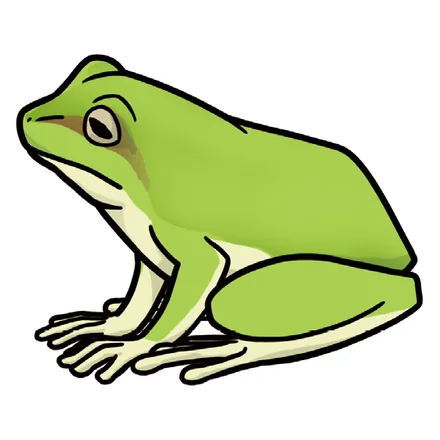
#> input picture media/words/animals-frog.webp, 440 x 440 px, found by its file name
$ python -i build_words.py   (imports and definitions only)
#> lines starting #> are read from the running program, lines starting #| are printed output that depends on the picture
"""Build data/words.json and media/words/ for the vocabulary games.

Pictures: Mark's picture dictionary (cards are cropped above the ruled lines, so the word
isn't printed on the picture; the games draw the word themselves). Audio: the word sounds
from the original site, downloaded once into media/words/audio/. Pictures in tools/words/extra/
fill gaps in the dictionary and are used as they are.
Run:  python3 tools/words/build_words.py <picture-dictionary-folder>
"""
import json, os, re, sys, urllib.request
from PIL import Image, ImageOps
sys.path.insert(0, os.path.dirname(__file__))
from sets import SETS, UNITS, ALIASES, PREFER, GA, FLAGS

ROOT = os.path.abspath(os.path.join(os.path.dirname(__file__), "..", ".."))
PD = sys.argv[1]
# [1 line not run here, left out]
OUT_IMG = os.path.join(ROOT, "media", "words")
# [1 line not run here, left out]
norm = lambda s: re.sub(r"[^a-z0-9]", "", s.lower())
slug = lambda s: re.sub(r"[^a-z0-9]+", "-", s.lower()).strip("-")

files = []
# [3 lines not run here, left out]
EXTRA = os.path.join(os.path.dirname(os.path.abspath(__file__)), "extra")   # extra pictures, already cut (no ruled lines)
# [2 lines not run here, left out]
by = {}
# [1 line not run here, left out]
NUM = "one two three four five six seven eight nine ten eleven twelve thirteen fourteen fifteen sixteen seventeen eighteen nineteen twenty".split()

# [9 lines left out: function find, not called in this run]

done = {}
def picture(rel):
    """Crop the card above its ruled lines, trim, centre on a square, save as WebP."""
#> called with rel = '../../media/words/animals-frog.webp'
    if rel in done: return done[rel]
    name = slug(os.path.splitext(rel)[0].replace("/", "-")) + ".webp"
    dst = os.path.join(OUT_IMG, name)
    if not os.path.exists(dst):
        extra = rel.startswith("Extra/")
        im = Image.open(os.path.join(EXTRA, rel[6:]) if extra else os.path.join(PD, rel)).convert("RGB")
#> im is the input picture: PIL image 440x440 RGB; mean R, G, B 206.4, 215.9, 179.2
        w, h = im.size
#> w = 440; h = 440
        art = im if extra else im.crop((0, 0, w, int(h * 0.79)))   # ruled lines start at 0.8 of the card
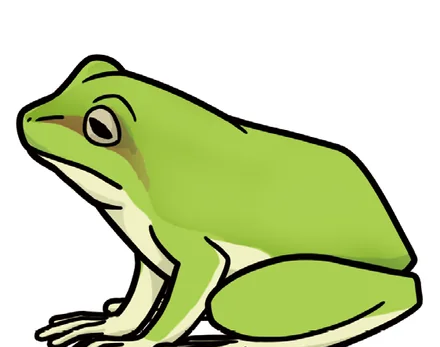
#> art: PIL image 440x347 RGB; mean R, G, B 199.4, 211.4, 165.8
        bbox = ImageOps.invert(art.convert("L")).point(lambda v: 255 if v > 18 else 0).getbbox() or (0, 0, *art.size)
#> bbox = (16, 54, 423, 347)
        art = art.crop(bbox)
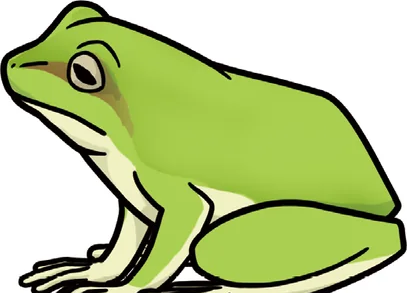
#> art: PIL image 407x293 RGB; mean R, G, B 183.8, 199.2, 140.8
        side = int(max(art.size) * 1.08)
#> side = 439
        sq = Image.new("RGB", (side, side), (255, 255, 255))
#> sq: PIL image 439x439 RGB; every value is 255
        sq.paste(art, ((side - art.size[0]) // 2, (side - art.size[1]) // 2))
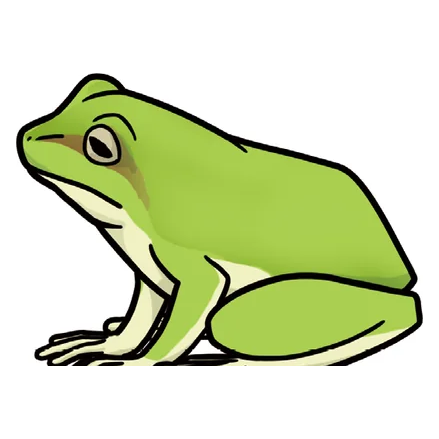
#> sq: PIL image 439x439 RGB; mean R, G, B 210.9, 220.4, 184.3
        sq.thumbnail((440, 440), Image.LANCZOS)
        sq.save(dst, "WEBP", quality=84, method=6)
    done[rel] = f"media/words/{name}"
    return done[rel]

# [13 lines left out: function audio, not called in this run]

SHAPE_SVG = {
    "circle": '<circle cx="50" cy="50" r="40"/>',
    "square": '<rect x="13" y="13" width="74" height="74" rx="4"/>',
    "rectangle": '<rect x="6" y="25" width="88" height="50" rx="4"/>',
    "triangle": '<path d="M50 9 93 86H7Z" stroke-linejoin="round"/>',
    "diamond": '<path d="M50 5 88 50 50 95 12 50Z"/>',
    "heart": '<path d="M50 88C20 66 6 50 6 32 6 18 17 8 30 8c9 0 16 5 20 12 4-7 11-12 20-12 13 0 24 10 24 24 0 18-14 34-44 56Z"/>',
    "star": '<path d="M50 6l12.6 27.4 29.9 3.3-22.3 20.2 6.2 29.4L50 71.4 23.6 86.3l6.2-29.4L7.5 36.7l29.9-3.3Z"/>',
    "cross": '<path d="M37 8h26v29h29v26H63v29H37V63H8V37h29Z"/>',
}
COLORS = {"red": "#e53935", "blue": "#1e88e5", "yellow": "#fdd835", "green": "#43a047", "pink": "#f06292", "purple": "#8e24aa",
          "orange": "#fb8c00", "black": "#212121", "white": "#ffffff", "brown": "#6d4c41", "light blue": "#4fc3f7"}
# [20 lines left out: functions drawn_shape, flag, not called in this run]

out = {"sets": {}, "units": UNITS, "places": {}}
missing = {}
# [20 lines not run here, left out]

# Getting Around places, with audio from the original's school / buildings lists where the word matches
snd = {}
# [15 lines not run here, left out]

>>> result = picture('../../media/words/animals-frog.webp')

$ run again, on media/words/dessert-puddin.webp
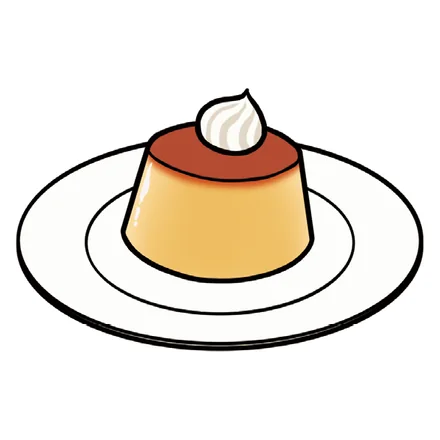
#> input picture media/words/dessert-puddin.webp, 440 x 440 px, found by its file name
#> in picture, im is the input picture: PIL image 440x440 RGB; mean R, G, B 237, 230.5, 222.4
#> in picture, `art = im if extra else im.crop((0, 0, w, int(h * 0.79)))`:
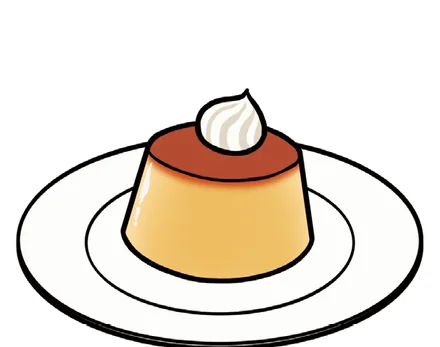
#> art: PIL image 440x347 RGB; mean R, G, B 232.7, 224.4, 214.1
#> bbox = (16, 88, 424, 347)
#> in picture, `sq.paste(art, ((side - art.size[0]) // 2, (side - art.size[1]) // 2))`:
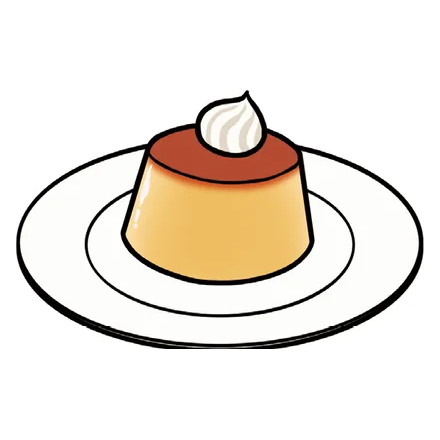
#> sq: PIL image 440x440 RGB; mean R, G, B 237.4, 230.9, 222.8

$ run again, on media/words/extra-shorts.webp
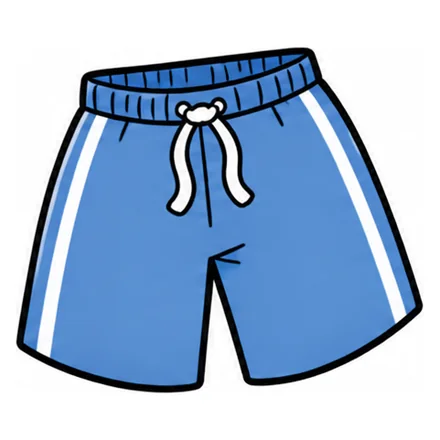
#> input picture media/words/extra-shorts.webp, 440 x 440 px, found by its file name
#> in picture, im is the input picture: PIL image 440x440 RGB; mean R, G, B 163.2, 186.1, 214
#> in picture, `art = im if extra else im.crop((0, 0, w, int(h * 0.79)))`:
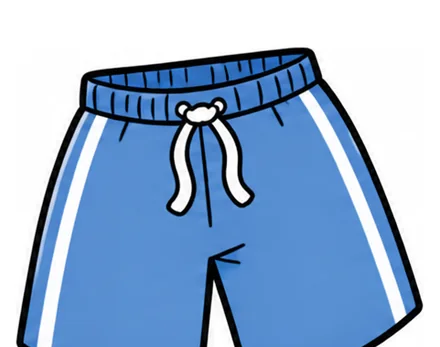
#> art: PIL image 440x347 RGB; mean R, G, B 151.1, 177.7, 209.9
#> bbox = (16, 47, 424, 347)
#> in picture, `sq.paste(art, ((side - art.size[0]) // 2, (side - art.size[1]) // 2))`:
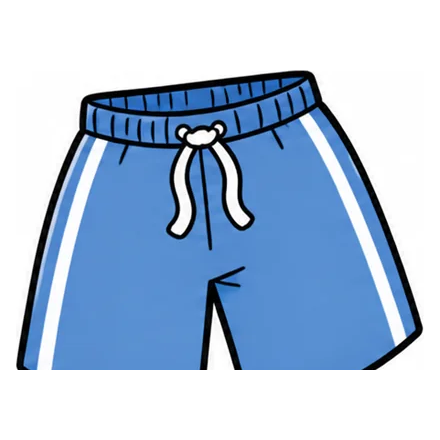
#> sq: PIL image 440x440 RGB; mean R, G, B 173.1, 194, 219.4

$ run again, on media/words/food-food-jam.webp
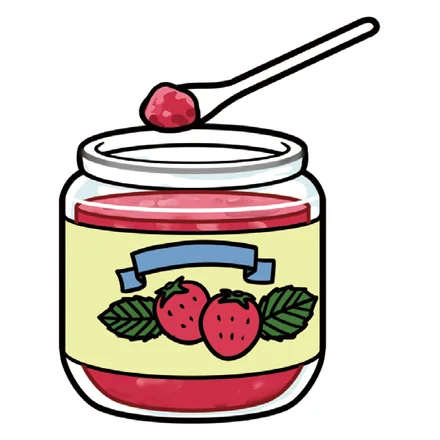
#> input picture media/words/food-food-jam.webp, 440 x 440 px, found by its file name
#> in picture, im is the input picture: PIL image 440x440 RGB; mean R, G, B 216.7, 204.7, 199.4
#> in picture, `art = im if extra else im.crop((0, 0, w, int(h * 0.79)))`:
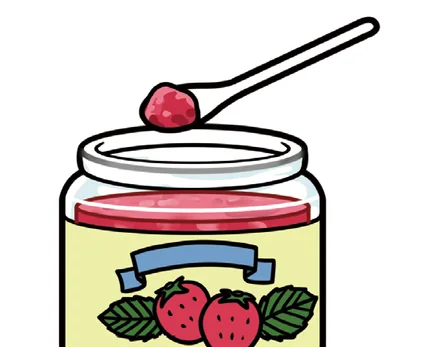
#> art: PIL image 440x347 RGB; mean R, G, B 215.2, 205.8, 200.8
#> bbox = (58, 16, 381, 347)
#> in picture, `sq.paste(art, ((side - art.size[0]) // 2, (side - art.size[1]) // 2))`:
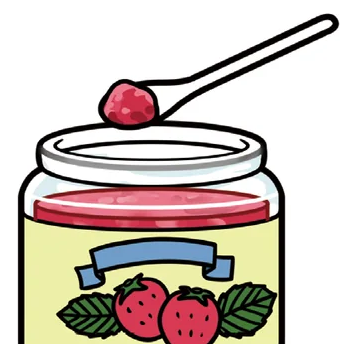
#> sq: PIL image 357x357 RGB; mean R, G, B 207.3, 196.1, 190
